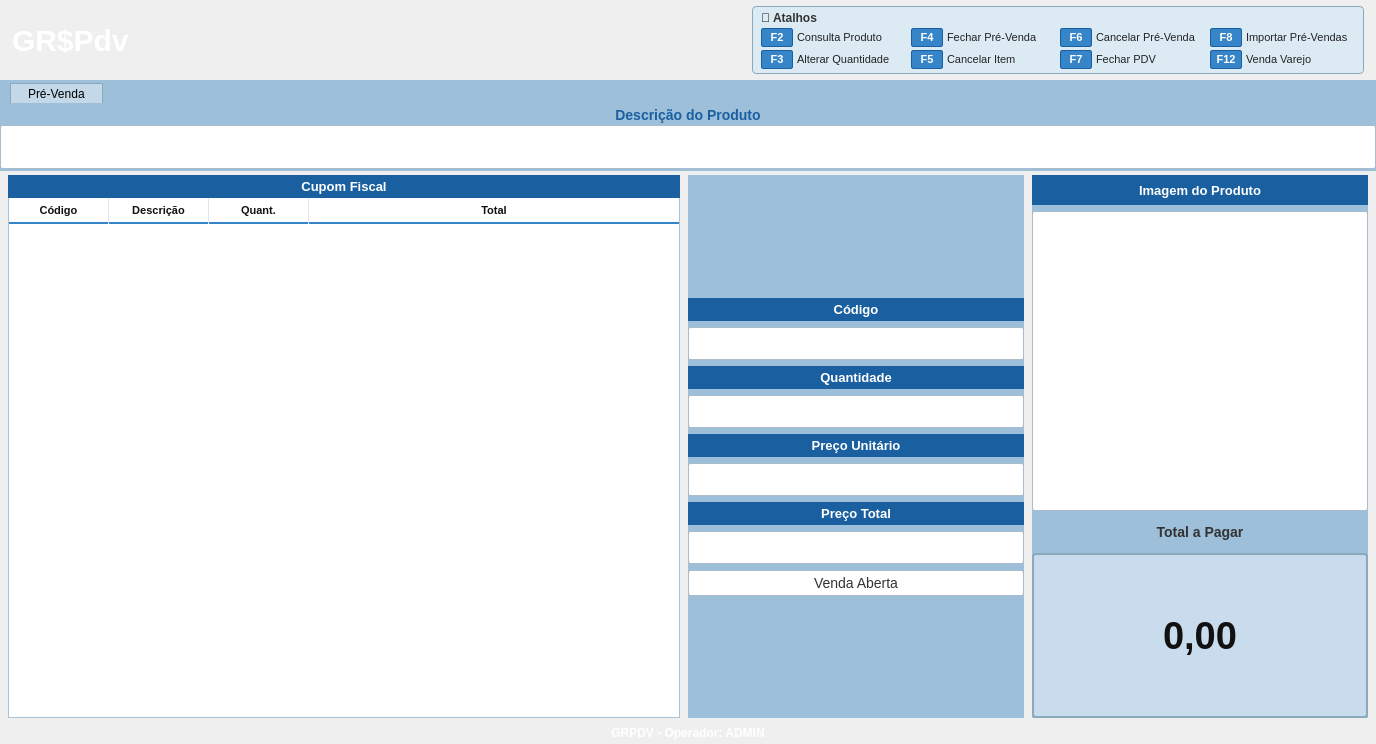
<?xml version="1.0" encoding="UTF-8"?>
<ui version="4.0">
 <class>PreVenda</class>
 <widget class="QWidget" name="PreVenda">
  <property name="geometry">
   <rect>
    <x>0</x>
    <y>0</y>
    <width>1376</width>
    <height>744</height>
   </rect>
  </property>
  <property name="windowTitle">
   <string>GR$Pdv - Pré-Venda</string>
  </property>
  <property name="styleSheet">
   <string notr="true">QWidget { font-family: Arial; }</string>
  </property>
  <layout class="QVBoxLayout" name="mainVLayout">
   <property name="spacing">
    <number>0</number>
   </property>
   <property name="leftMargin">
    <number>0</number>
   </property>
   <property name="topMargin">
    <number>0</number>
   </property>
   <property name="rightMargin">
    <number>0</number>
   </property>
   <property name="bottomMargin">
    <number>0</number>
   </property>
   <item>
    <widget class="QFrame" name="frameHeader">
     <property name="styleSheet">
      <string notr="true">
       QFrame#frameHeader {
        background: qlineargradient(x1:0, y1:0, x2:0, y2:1,
         stop:0 #3585c8, stop:1 #1a5fa0);
       }
      </string>
     </property>
     <layout class="QHBoxLayout" name="headerHLayout">
      <property name="spacing">
       <number>10</number>
      </property>
      <property name="leftMargin">
       <number>12</number>
      </property>
      <property name="topMargin">
       <number>6</number>
      </property>
      <property name="rightMargin">
       <number>12</number>
      </property>
      <property name="bottomMargin">
       <number>6</number>
      </property>
      <item>
       <widget class="QLabel" name="lblLogo">
        <property name="minimumSize">
         <size>
          <width>0</width>
          <height>0</height>
         </size>
        </property>
        <property name="maximumSize">
         <size>
          <width>16777215</width>
          <height>16777215</height>
         </size>
        </property>
        <property name="styleSheet">
         <string notr="true">
          color: white;
          font-size: 30px;
          font-weight: bold;
         </string>
        </property>
        <property name="text">
         <string>GR$Pdv</string>
        </property>
       </widget>
      </item>
      <item>
       <spacer name="horizontalSpacer">
        <property name="orientation">
         <enum>Qt::Horizontal</enum>
        </property>
        <property name="sizeHint" stdset="0">
         <size>
          <width>40</width>
          <height>20</height>
         </size>
        </property>
       </spacer>
      </item>
      <item>
       <widget class="QFrame" name="frameAtalhos">
        <property name="styleSheet">
         <string notr="true">
          QFrame#frameAtalhos {
           background-color: #dceaf4;
           border: 1px solid #8aaabb;
           border-radius: 4px;
          }
         </string>
        </property>
        <layout class="QVBoxLayout" name="atalhosVLayout">
         <property name="spacing">
          <number>3</number>
         </property>
         <property name="leftMargin">
          <number>8</number>
         </property>
         <property name="topMargin">
          <number>4</number>
         </property>
         <property name="rightMargin">
          <number>8</number>
         </property>
         <property name="bottomMargin">
          <number>4</number>
         </property>
         <item>
          <layout class="QHBoxLayout" name="atalhosTitleLayout">
           <item>
            <widget class="QLabel" name="lblIcoCadeado">
             <property name="text">
              <string>🔗</string>
             </property>
            </widget>
           </item>
           <item>
            <widget class="QLabel" name="lblAtalhos">
             <property name="styleSheet">
              <string notr="true">font-size: 12px; font-weight: bold; color: #333;</string>
             </property>
             <property name="text">
              <string>Atalhos</string>
             </property>
            </widget>
           </item>
           <item>
            <spacer name="atalhosTitleSpacer">
             <property name="orientation">
              <enum>Qt::Horizontal</enum>
             </property>
             <property name="sizeHint" stdset="0">
              <size>
               <width>40</width>
               <height>10</height>
              </size>
             </property>
            </spacer>
           </item>
          </layout>
         </item>
         <item>
          <layout class="QHBoxLayout" name="atalhos1HLayout">
           <property name="spacing">
            <number>4</number>
           </property>
           <item>
            <widget class="QPushButton" name="btnF2">
             <property name="minimumSize">
              <size>
               <width>28</width>
               <height>0</height>
              </size>
             </property>
             <property name="maximumSize">
              <size>
               <width>32</width>
               <height>16777215</height>
              </size>
             </property>
             <property name="styleSheet">
              <string notr="true">
               QPushButton {
                background-color: #3585c8;
                color: white;
                font-weight: bold;
                font-size: 11px;
                padding: 2px 5px;
                border: 1px solid #1a5fa0;
                border-radius: 2px;
               }
               QPushButton:hover   { background-color: #2a70b0; }
               QPushButton:pressed { background-color: #1a5fa0; }
              </string>
             </property>
             <property name="text">
              <string>F2</string>
             </property>
            </widget>
           </item>
           <item>
            <widget class="QLabel" name="lblF2Desc">
             <property name="styleSheet">
              <string notr="true">font-size:11px; color:#222;</string>
             </property>
             <property name="text">
              <string>Consulta Produto</string>
             </property>
            </widget>
           </item>
           <item>
            <widget class="QPushButton" name="btnF4">
             <property name="minimumSize">
              <size>
               <width>28</width>
               <height>0</height>
              </size>
             </property>
             <property name="maximumSize">
              <size>
               <width>32</width>
               <height>16777215</height>
              </size>
             </property>
             <property name="styleSheet">
              <string notr="true">
               QPushButton {
                background-color: #3585c8;
                color: white;
                font-weight: bold;
                font-size: 11px;
                padding: 2px 5px;
                border: 1px solid #1a5fa0;
                border-radius: 2px;
               }
               QPushButton:hover   { background-color: #2a70b0; }
               QPushButton:pressed { background-color: #1a5fa0; }
              </string>
             </property>
             <property name="text">
              <string>F4</string>
             </property>
            </widget>
           </item>
           <item>
            <widget class="QLabel" name="lblF4Desc">
             <property name="styleSheet">
              <string notr="true">font-size:11px; color:#222;</string>
             </property>
             <property name="text">
              <string>Fechar Pré-Venda</string>
             </property>
            </widget>
           </item>
           <item>
            <widget class="QPushButton" name="btnF6">
             <property name="minimumSize">
              <size>
               <width>28</width>
               <height>0</height>
              </size>
             </property>
             <property name="maximumSize">
              <size>
               <width>32</width>
               <height>16777215</height>
              </size>
             </property>
             <property name="styleSheet">
              <string notr="true">
               QPushButton {
                background-color: #3585c8;
                color: white;
                font-weight: bold;
                font-size: 11px;
                padding: 2px 5px;
                border: 1px solid #1a5fa0;
                border-radius: 2px;
               }
               QPushButton:hover   { background-color: #2a70b0; }
               QPushButton:pressed { background-color: #1a5fa0; }
              </string>
             </property>
             <property name="text">
              <string>F6</string>
             </property>
            </widget>
           </item>
           <item>
            <widget class="QLabel" name="lblF6Desc">
             <property name="styleSheet">
              <string notr="true">font-size:11px; color:#222;</string>
             </property>
             <property name="text">
              <string>Cancelar Pré-Venda</string>
             </property>
            </widget>
           </item>
           <item>
            <widget class="QPushButton" name="btnF8">
             <property name="minimumSize">
              <size>
               <width>28</width>
               <height>0</height>
              </size>
             </property>
             <property name="maximumSize">
              <size>
               <width>32</width>
               <height>16777215</height>
              </size>
             </property>
             <property name="styleSheet">
              <string notr="true">
               QPushButton {
                background-color: #3585c8;
                color: white;
                font-weight: bold;
                font-size: 11px;
                padding: 2px 5px;
                border: 1px solid #1a5fa0;
                border-radius: 2px;
               }
               QPushButton:hover   { background-color: #2a70b0; }
               QPushButton:pressed { background-color: #1a5fa0; }
              </string>
             </property>
             <property name="text">
              <string>F8</string>
             </property>
            </widget>
           </item>
           <item>
            <widget class="QLabel" name="label">
             <property name="styleSheet">
              <string notr="true">font-size:11px; color:#222;</string>
             </property>
             <property name="text">
              <string>Importar Pré-Vendas</string>
             </property>
            </widget>
           </item>
          </layout>
         </item>
         <item>
          <layout class="QHBoxLayout" name="atalhos2HLayout">
           <property name="spacing">
            <number>4</number>
           </property>
           <item>
            <widget class="QPushButton" name="btnF3">
             <property name="minimumSize">
              <size>
               <width>28</width>
               <height>0</height>
              </size>
             </property>
             <property name="maximumSize">
              <size>
               <width>32</width>
               <height>16777215</height>
              </size>
             </property>
             <property name="styleSheet">
              <string notr="true">
               QPushButton {
                background-color: #3585c8;
                color: white;
                font-weight: bold;
                font-size: 11px;
                padding: 2px 5px;
                border: 1px solid #1a5fa0;
                border-radius: 2px;
               }
               QPushButton:hover   { background-color: #2a70b0; }
               QPushButton:pressed { background-color: #1a5fa0; }
              </string>
             </property>
             <property name="text">
              <string>F3</string>
             </property>
            </widget>
           </item>
           <item>
            <widget class="QLabel" name="lblF3Desc">
             <property name="styleSheet">
              <string notr="true">font-size:11px; color:#222;</string>
             </property>
             <property name="text">
              <string>Alterar Quantidade</string>
             </property>
            </widget>
           </item>
           <item>
            <widget class="QPushButton" name="btnF5">
             <property name="minimumSize">
              <size>
               <width>28</width>
               <height>0</height>
              </size>
             </property>
             <property name="maximumSize">
              <size>
               <width>32</width>
               <height>16777215</height>
              </size>
             </property>
             <property name="styleSheet">
              <string notr="true">
               QPushButton {
                background-color: #3585c8;
                color: white;
                font-weight: bold;
                font-size: 11px;
                padding: 2px 5px;
                border: 1px solid #1a5fa0;
                border-radius: 2px;
               }
               QPushButton:hover   { background-color: #2a70b0; }
               QPushButton:pressed { background-color: #1a5fa0; }
              </string>
             </property>
             <property name="text">
              <string>F5</string>
             </property>
            </widget>
           </item>
           <item>
            <widget class="QLabel" name="lblF5Desc">
             <property name="styleSheet">
              <string notr="true">font-size:11px; color:#222;</string>
             </property>
             <property name="text">
              <string>Cancelar Item</string>
             </property>
            </widget>
           </item>
           <item>
            <widget class="QPushButton" name="btnF7">
             <property name="minimumSize">
              <size>
               <width>28</width>
               <height>0</height>
              </size>
             </property>
             <property name="maximumSize">
              <size>
               <width>32</width>
               <height>16777215</height>
              </size>
             </property>
             <property name="styleSheet">
              <string notr="true">
               QPushButton {
                background-color: #3585c8;
                color: white;
                font-weight: bold;
                font-size: 11px;
                padding: 2px 5px;
                border: 1px solid #1a5fa0;
                border-radius: 2px;
               }
               QPushButton:hover   { background-color: #2a70b0; }
               QPushButton:pressed { background-color: #1a5fa0; }
              </string>
             </property>
             <property name="text">
              <string>F7</string>
             </property>
            </widget>
           </item>
           <item>
            <widget class="QLabel" name="lblF7Desc">
             <property name="styleSheet">
              <string notr="true">font-size:11px; color:#222;</string>
             </property>
             <property name="text">
              <string>Fechar PDV</string>
             </property>
            </widget>
           </item>
           <item>
            <widget class="QPushButton" name="btnF12">
             <property name="minimumSize">
              <size>
               <width>28</width>
               <height>0</height>
              </size>
             </property>
             <property name="maximumSize">
              <size>
               <width>32</width>
               <height>16777215</height>
              </size>
             </property>
             <property name="styleSheet">
              <string notr="true">
               QPushButton {
                background-color: #3585c8;
                color: white;
                font-weight: bold;
                font-size: 11px;
                padding: 2px 5px;
                border: 1px solid #1a5fa0;
                border-radius: 2px;
               }
               QPushButton:hover   { background-color: #2a70b0; }
               QPushButton:pressed { background-color: #1a5fa0; }
              </string>
             </property>
             <property name="text">
              <string>F12</string>
             </property>
            </widget>
           </item>
           <item>
            <widget class="QLabel" name="lblF12Desc">
             <property name="styleSheet">
              <string notr="true">font-size:11px; color:#222;</string>
             </property>
             <property name="text">
              <string>Venda Varejo</string>
             </property>
            </widget>
           </item>
          </layout>
         </item>
        </layout>
       </widget>
      </item>
     </layout>
    </widget>
   </item>
   <item>
    <widget class="QFrame" name="frameTabBar">
     <property name="styleSheet">
      <string notr="true">QFrame#frameTabBar { background-color: #9dbfda; }</string>
     </property>
     <layout class="QHBoxLayout" name="tabHLayout">
      <property name="leftMargin">
       <number>10</number>
      </property>
      <property name="topMargin">
       <number>3</number>
      </property>
      <property name="rightMargin">
       <number>0</number>
      </property>
      <property name="bottomMargin">
       <number>0</number>
      </property>
      <item>
       <widget class="QLabel" name="lblTabPreVenda">
        <property name="styleSheet">
         <string notr="true">
          QLabel {
           background-color: #c4d8e8;
           border: 1px solid #8aaabb;
           border-bottom: none;
           padding: 1px 14px;
           font-size: 12px;
          }
         </string>
        </property>
        <property name="text">
         <string>Pré-Venda</string>
        </property>
       </widget>
      </item>
      <item>
       <spacer name="tabSpacer">
        <property name="orientation">
         <enum>Qt::Horizontal</enum>
        </property>
        <property name="sizeHint" stdset="0">
         <size>
          <width>40</width>
          <height>20</height>
         </size>
        </property>
       </spacer>
      </item>
     </layout>
    </widget>
   </item>
   <item>
    <widget class="QFrame" name="frameDescricaoArea">
     <property name="styleSheet">
      <string notr="true">QFrame#frameDescricaoArea { background-color: #9dbfda; }</string>
     </property>
     <layout class="QVBoxLayout" name="descricaoVLayout">
      <property name="spacing">
       <number>2</number>
      </property>
      <property name="leftMargin">
       <number>0</number>
      </property>
      <property name="topMargin">
       <number>4</number>
      </property>
      <property name="rightMargin">
       <number>0</number>
      </property>
      <property name="bottomMargin">
       <number>2</number>
      </property>
      <item>
       <widget class="QLabel" name="lblDescricaoTitulo">
        <property name="styleSheet">
         <string notr="true">
          color: #1a5fa0;
          font-size: 14px;
          font-weight: bold;
         </string>
        </property>
        <property name="text">
         <string>Descrição do Produto</string>
        </property>
        <property name="alignment">
         <set>Qt::AlignCenter</set>
        </property>
       </widget>
      </item>
      <item>
       <widget class="QLineEdit" name="lineEditDescricaoProduto">
        <property name="styleSheet">
         <string notr="true">
          QLineEdit {
           background-color: white;
           border: 1px solid #aabbcc;
           border-radius: 2px;
           font-size: 28px;
           font-weight: bold;
           color: #111111;
           padding: 4px 10px;
          }
         </string>
        </property>
        <property name="alignment">
         <set>Qt::AlignLeading|Qt::AlignLeft|Qt::AlignVCenter</set>
        </property>
        <property name="readOnly">
         <bool>true</bool>
        </property>
       </widget>
      </item>
     </layout>
    </widget>
   </item>
   <item>
    <layout class="QHBoxLayout" name="contentHLayout" stretch="2,1,1">
     <property name="spacing">
      <number>8</number>
     </property>
     <property name="leftMargin">
      <number>8</number>
     </property>
     <property name="topMargin">
      <number>4</number>
     </property>
     <property name="rightMargin">
      <number>8</number>
     </property>
     <property name="bottomMargin">
      <number>4</number>
     </property>
     <item>
      <widget class="QFrame" name="frameCupomFiscal">
       <property name="styleSheet">
        <string notr="true">QFrame#frameCupomFiscal { background-color: #9dbfda; }</string>
       </property>
       <layout class="QVBoxLayout" name="cupomVLayout">
        <property name="spacing">
         <number>0</number>
        </property>
        <property name="leftMargin">
         <number>0</number>
        </property>
        <property name="topMargin">
         <number>0</number>
        </property>
        <property name="rightMargin">
         <number>0</number>
        </property>
        <property name="bottomMargin">
         <number>0</number>
        </property>
        <item>
         <widget class="QLabel" name="lblCupomFiscalHeader">
          <property name="styleSheet">
           <string notr="true">
             QLabel {
              background-color: #1a5fa0;
              color: white;
              font-weight: bold;
              font-size: 13px;
              padding: 4px 8px;
             }
            </string>
          </property>
          <property name="text">
           <string>Cupom Fiscal</string>
          </property>
          <property name="alignment">
           <set>Qt::AlignCenter</set>
          </property>
         </widget>
        </item>
        <item>
         <widget class="QTableWidget" name="tableCupomFiscal">
          <property name="styleSheet">
           <string notr="true">
             /* ── Corpo da tabela ── */
             QTableWidget {
              background-color: #ffffff;
              alternate-background-color: #f4f9fd;
              border: 1px solid #a8c4d8;
              border-top: none;
              font-size: 11px;
              font-family: Arial;
              gridline-color: #dce8f0;
              outline: 0;
             }

             /* ── Célula normal ── */
             QTableWidget::item {
              padding: 1px 5px;
              color: #111111;
              border: none;
             }

             /* ── Linha selecionada (simula o azul da imagem) ── */
             QTableWidget::item:selected {
              background-color: #3585c8;
              color: #ffffff;
             }

             /* ── Hover (linha sob o cursor, sem seleção) ── */
             QTableWidget::item:hover:!selected {
              background-color: #ddeef8;
             }

             /* ── Cabeçalho de colunas ──
                  Fundo branco, texto em negrito, separado dos dados
                  por uma linha azul sólida de 2px (igual à imagem) */
             QHeaderView {
              background-color: #ffffff;
             }
             QHeaderView::section:horizontal {
              background-color: #ffffff;
              color: #111111;
              font-size: 11px;
              font-weight: bold;
              font-family: Arial;
              padding: 3px 5px;
              border: none;
              border-right: 1px solid #dce8f0;
              border-bottom: 2px solid #3585c8;
             }
             QHeaderView::section:horizontal:last {
              border-right: none;
             }
             /* Impede que o cabeçalho mude de aparência ao selecionar coluna */
             QHeaderView::section:horizontal:checked {
              background-color: #ffffff;
              color: #111111;
             }

             /* ── Cabeçalho vertical (coluna do indicador de linha) ──
                  Exibe ► na linha corrente, igual ao ponteiro da imagem */
             QHeaderView::section:vertical {
              background-color: #ffffff;
              color: #ffffff;           /* oculta os números de linha */
              border: none;
              border-bottom: 1px solid #dce8f0;
              border-right: 1px solid #dce8f0;
              width: 16px;
              padding: 0;
             }
             /* Linha corrente: fundo azul + símbolo ► via cor */
             QHeaderView::section:vertical:checked {
              background-color: #3585c8;
              color: #3585c8;           /* ► é desenhado pelo Qt em cima */
             }

             /* ── Canto superior-esquerdo (intersecção dos dois headers) ── */
             QTableCornerButton::section {
              background-color: #ffffff;
              border: none;
              border-bottom: 2px solid #3585c8;
              border-right: 1px solid #dce8f0;
             }

             /* ── Scroll bars discretas ── */
             QScrollBar:vertical {
              background: #f0f4f8;
              width: 10px;
              margin: 0;
             }
             QScrollBar::handle:vertical {
              background: #a8c4d8;
              border-radius: 4px;
              min-height: 20px;
             }
             QScrollBar::handle:vertical:hover {
              background: #3585c8;
             }
             QScrollBar::add-line:vertical,
             QScrollBar::sub-line:vertical {
              height: 0px;
             }
            </string>
          </property>
          <property name="editTriggers">
           <set>QAbstractItemView::NoEditTriggers</set>
          </property>
          <property name="alternatingRowColors">
           <bool>true</bool>
          </property>
          <property name="selectionMode">
           <enum>QAbstractItemView::SingleSelection</enum>
          </property>
          <property name="selectionBehavior">
           <enum>QAbstractItemView::SelectRows</enum>
          </property>
          <property name="showGrid">
           <bool>true</bool>
          </property>
          <property name="gridStyle">
           <enum>Qt::SolidLine</enum>
          </property>
          <property name="sortingEnabled">
           <bool>false</bool>
          </property>
          <property name="wordWrap">
           <bool>false</bool>
          </property>
          <property name="rowCount">
           <number>0</number>
          </property>
          <property name="columnCount">
           <number>4</number>
          </property>
          <attribute name="horizontalHeaderVisible">
           <bool>true</bool>
          </attribute>
          <attribute name="horizontalHeaderCascadingSectionResizes">
           <bool>false</bool>
          </attribute>
          <attribute name="horizontalHeaderMinimumSectionSize">
           <number>40</number>
          </attribute>
          <attribute name="horizontalHeaderDefaultSectionSize">
           <number>100</number>
          </attribute>
          <attribute name="horizontalHeaderHighlightSections">
           <bool>false</bool>
          </attribute>
          <attribute name="horizontalHeaderStretchLastSection">
           <bool>true</bool>
          </attribute>
          <attribute name="verticalHeaderVisible">
           <bool>true</bool>
          </attribute>
          <attribute name="verticalHeaderMinimumSectionSize">
           <number>20</number>
          </attribute>
          <attribute name="verticalHeaderDefaultSectionSize">
           <number>22</number>
          </attribute>
          <attribute name="verticalHeaderHighlightSections">
           <bool>true</bool>
          </attribute>
          <column>
           <property name="text">
            <string>Código</string>
           </property>
          </column>
          <column>
           <property name="text">
            <string>Descrição</string>
           </property>
          </column>
          <column>
           <property name="text">
            <string>Quant.</string>
           </property>
          </column>
          <column>
           <property name="text">
            <string>Total</string>
           </property>
          </column>
         </widget>
        </item>
       </layout>
      </widget>
     </item>
     <item>
      <widget class="QFrame" name="frameCampos">
       <property name="styleSheet">
        <string notr="true">QFrame#frameCampos { background-color: #9dbfda; }</string>
       </property>
       <layout class="QVBoxLayout" name="camposVLayout">
        <property name="spacing">
         <number>6</number>
        </property>
        <property name="leftMargin">
         <number>0</number>
        </property>
        <property name="topMargin">
         <number>0</number>
        </property>
        <property name="rightMargin">
         <number>0</number>
        </property>
        <property name="bottomMargin">
         <number>0</number>
        </property>
        <item>
         <spacer name="verticalSpacer">
          <property name="orientation">
           <enum>Qt::Vertical</enum>
          </property>
          <property name="sizeHint" stdset="0">
           <size>
            <width>20</width>
            <height>40</height>
           </size>
          </property>
         </spacer>
        </item>
        <item>
         <widget class="QLabel" name="lblCodigoHeader">
          <property name="maximumSize">
           <size>
            <width>16777215</width>
            <height>30</height>
           </size>
          </property>
          <property name="styleSheet">
           <string notr="true">
             QLabel {
              background-color: #1a5fa0;
              color: white;
              font-weight: bold;
              font-size: 13px;
              padding: 4px 8px;
             }
            </string>
          </property>
          <property name="text">
           <string>Código</string>
          </property>
          <property name="alignment">
           <set>Qt::AlignCenter</set>
          </property>
         </widget>
        </item>
        <item>
         <widget class="QLineEdit" name="lineEditCodigo">
          <property name="styleSheet">
           <string notr="true">
             QLineEdit {
              background-color: white;
              border: 1px solid #aabbcc;
              border-radius: 2px;
              font-size: 18px;
              padding: 4px 8px;
             }
            </string>
          </property>
          <property name="alignment">
           <set>Qt::AlignCenter</set>
          </property>
         </widget>
        </item>
        <item>
         <widget class="QLabel" name="lblQuantidadeHeader">
          <property name="styleSheet">
           <string notr="true">
             QLabel {
              background-color: #1a5fa0;
              color: white;
              font-weight: bold;
              font-size: 13px;
              padding: 4px 8px;
             }
            </string>
          </property>
          <property name="text">
           <string>Quantidade</string>
          </property>
          <property name="alignment">
           <set>Qt::AlignCenter</set>
          </property>
         </widget>
        </item>
        <item>
         <widget class="QLineEdit" name="lineEditQuantidade">
          <property name="styleSheet">
           <string notr="true">
             QLineEdit {
              background-color: white;
              border: 1px solid #aabbcc;
              border-radius: 2px;
              font-size: 18px;
              padding: 4px 8px;
             }
            </string>
          </property>
          <property name="alignment">
           <set>Qt::AlignCenter</set>
          </property>
         </widget>
        </item>
        <item>
         <widget class="QLabel" name="lblPrecoUnitarioHeader">
          <property name="styleSheet">
           <string notr="true">
             QLabel {
              background-color: #1a5fa0;
              color: white;
              font-weight: bold;
              font-size: 13px;
              padding: 4px 8px;
             }
            </string>
          </property>
          <property name="text">
           <string>Preço Unitário</string>
          </property>
          <property name="alignment">
           <set>Qt::AlignCenter</set>
          </property>
         </widget>
        </item>
        <item>
         <widget class="QLineEdit" name="lineEditPrecoUnitario">
          <property name="styleSheet">
           <string notr="true">
             QLineEdit {
              background-color: white;
              border: 1px solid #aabbcc;
              border-radius: 2px;
              font-size: 18px;
              padding: 4px 8px;
             }
            </string>
          </property>
          <property name="alignment">
           <set>Qt::AlignCenter</set>
          </property>
          <property name="readOnly">
           <bool>true</bool>
          </property>
         </widget>
        </item>
        <item>
         <widget class="QLabel" name="lblPrecoTotalHeader">
          <property name="styleSheet">
           <string notr="true">
             QLabel {
              background-color: #1a5fa0;
              color: white;
              font-weight: bold;
              font-size: 13px;
              padding: 4px 8px;
             }
            </string>
          </property>
          <property name="text">
           <string>Preço Total</string>
          </property>
          <property name="alignment">
           <set>Qt::AlignCenter</set>
          </property>
         </widget>
        </item>
        <item>
         <widget class="QLineEdit" name="lineEditPrecoTotal">
          <property name="styleSheet">
           <string notr="true">
             QLineEdit {
              background-color: white;
              border: 1px solid #aabbcc;
              border-radius: 2px;
              font-size: 18px;
              padding: 4px 8px;
             }
            </string>
          </property>
          <property name="alignment">
           <set>Qt::AlignCenter</set>
          </property>
          <property name="readOnly">
           <bool>true</bool>
          </property>
         </widget>
        </item>
        <item>
         <widget class="QLabel" name="lblVendaAberta">
          <property name="styleSheet">
           <string notr="true">
             QLabel {
              background-color: white;
              border: 1px solid #aabbcc;
              border-radius: 2px;
              font-size: 14px;
              color: #333333;
              padding: 4px 8px;
             }
            </string>
          </property>
          <property name="text">
           <string>Venda Aberta</string>
          </property>
          <property name="alignment">
           <set>Qt::AlignCenter</set>
          </property>
         </widget>
        </item>
        <item>
         <spacer name="camposBottomSpacer">
          <property name="orientation">
           <enum>Qt::Vertical</enum>
          </property>
          <property name="sizeHint" stdset="0">
           <size>
            <width>20</width>
            <height>40</height>
           </size>
          </property>
         </spacer>
        </item>
       </layout>
      </widget>
     </item>
     <item>
      <widget class="QFrame" name="frameImagemTotal">
       <property name="styleSheet">
        <string notr="true">QFrame#frameImagemTotal { background-color: #9dbfda; }</string>
       </property>
       <layout class="QVBoxLayout" name="imagemTotalVLayout" stretch="0,1,0,0">
        <property name="spacing">
         <number>6</number>
        </property>
        <property name="leftMargin">
         <number>0</number>
        </property>
        <property name="topMargin">
         <number>0</number>
        </property>
        <property name="rightMargin">
         <number>0</number>
        </property>
        <property name="bottomMargin">
         <number>0</number>
        </property>
        <item>
         <widget class="QLabel" name="lblImagemHeader">
          <property name="maximumSize">
           <size>
            <width>16777215</width>
            <height>30</height>
           </size>
          </property>
          <property name="styleSheet">
           <string notr="true">
             QLabel {
              background-color: #1a5fa0;
              color: white;
              font-weight: bold;
              font-size: 13px;
              padding: 4px 8px;
             }
            </string>
          </property>
          <property name="text">
           <string>Imagem do Produto</string>
          </property>
          <property name="alignment">
           <set>Qt::AlignCenter</set>
          </property>
         </widget>
        </item>
        <item>
         <widget class="QLabel" name="lblImagemProduto">
          <property name="maximumSize">
           <size>
            <width>16777215</width>
            <height>300</height>
           </size>
          </property>
          <property name="styleSheet">
           <string notr="true">
             QLabel {
              background-color: white;
              border: 1px solid #aabbcc;
              border-radius: 2px;
             }
            </string>
          </property>
          <property name="text">
           <string/>
          </property>
          <property name="scaledContents">
           <bool>false</bool>
          </property>
          <property name="alignment">
           <set>Qt::AlignCenter</set>
          </property>
         </widget>
        </item>
        <item>
         <widget class="QLabel" name="lblTotalAPagarTitle">
          <property name="maximumSize">
           <size>
            <width>16777215</width>
            <height>30</height>
           </size>
          </property>
          <property name="styleSheet">
           <string notr="true">
             QLabel {
              color: #333333;
              font-size: 14px;
              font-weight: bold;
             }
            </string>
          </property>
          <property name="text">
           <string>Total a Pagar</string>
          </property>
          <property name="alignment">
           <set>Qt::AlignCenter</set>
          </property>
         </widget>
        </item>
        <item>
         <widget class="QFrame" name="frameTotalAPagar">
          <property name="styleSheet">
           <string notr="true">
             QFrame#frameTotalAPagar {
              background-color: #c8dced;
              border: 2px solid #8aaabb;
              border-radius: 4px;
             }
            </string>
          </property>
          <layout class="QHBoxLayout" name="totalAPagarHLayout">
           <property name="leftMargin">
            <number>8</number>
           </property>
           <property name="topMargin">
            <number>4</number>
           </property>
           <property name="rightMargin">
            <number>8</number>
           </property>
           <property name="bottomMargin">
            <number>4</number>
           </property>
           <item>
            <widget class="QLabel" name="lblTotalAPagarValor">
             <property name="styleSheet">
              <string notr="true">
                font-size: 38px;
                font-weight: bold;
                color: #111111;
               </string>
             </property>
             <property name="text">
              <string>0,00</string>
             </property>
             <property name="alignment">
              <set>Qt::AlignCenter</set>
             </property>
            </widget>
           </item>
          </layout>
         </widget>
        </item>
       </layout>
      </widget>
     </item>
    </layout>
   </item>
   <item>
    <widget class="QFrame" name="frameStatusBar">
     <property name="styleSheet">
      <string notr="true">
       QFrame#frameStatusBar {
        background: qlineargradient(x1:0, y1:0, x2:0, y2:1,
         stop:0 #3585c8, stop:1 #1a5fa0);
       }
      </string>
     </property>
     <layout class="QHBoxLayout" name="statusHLayout">
      <property name="leftMargin">
       <number>0</number>
      </property>
      <property name="topMargin">
       <number>0</number>
      </property>
      <property name="rightMargin">
       <number>0</number>
      </property>
      <property name="bottomMargin">
       <number>0</number>
      </property>
      <item>
       <widget class="QLabel" name="lblStatusBar">
        <property name="styleSheet">
         <string notr="true">
          color: white;
          font-size: 12px;
          font-weight: bold;
          padding: 4px 12px;
         </string>
        </property>
        <property name="text">
         <string>GRPDV - Operador: ADMIN</string>
        </property>
        <property name="alignment">
         <set>Qt::AlignCenter</set>
        </property>
       </widget>
      </item>
     </layout>
    </widget>
   </item>
  </layout>
 </widget>
 <resources/>
 <connections/>
</ui>
